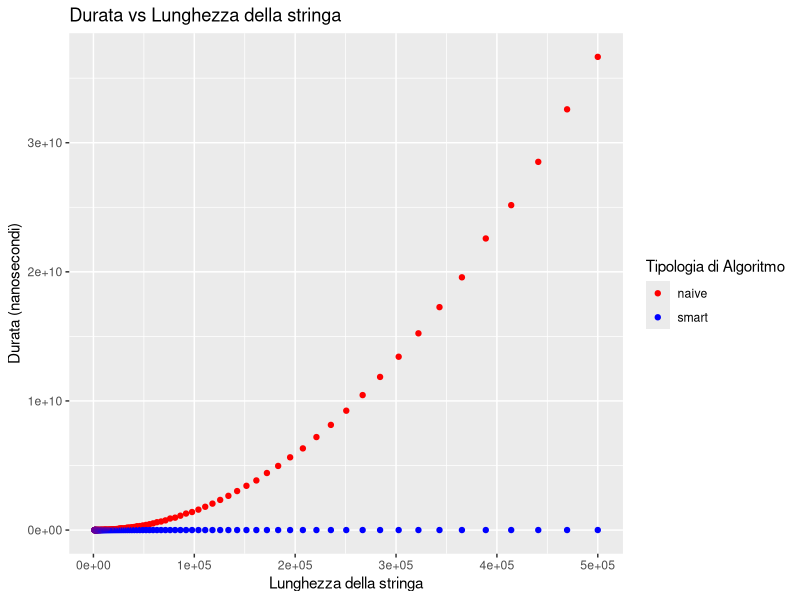
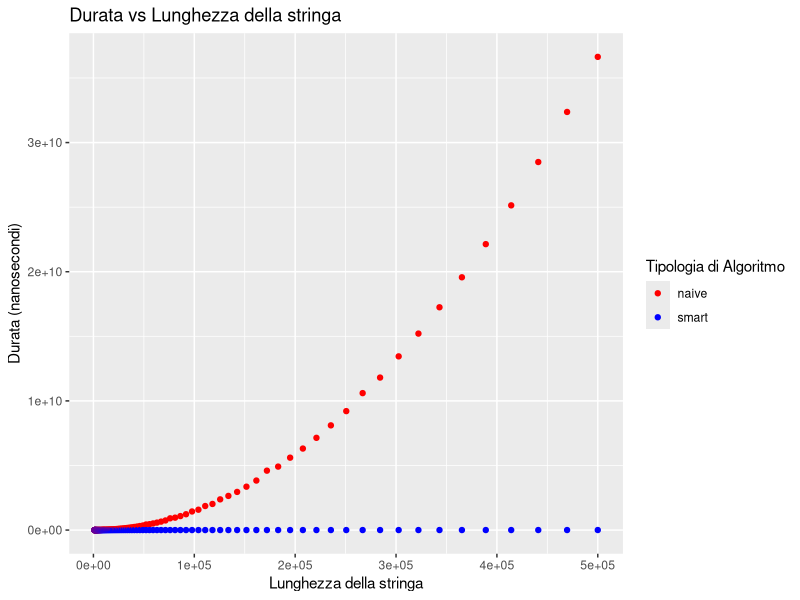
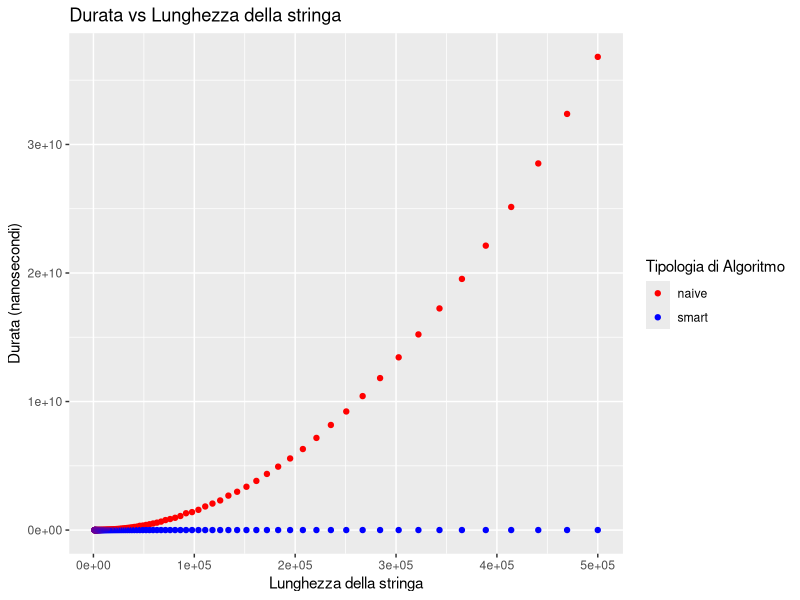
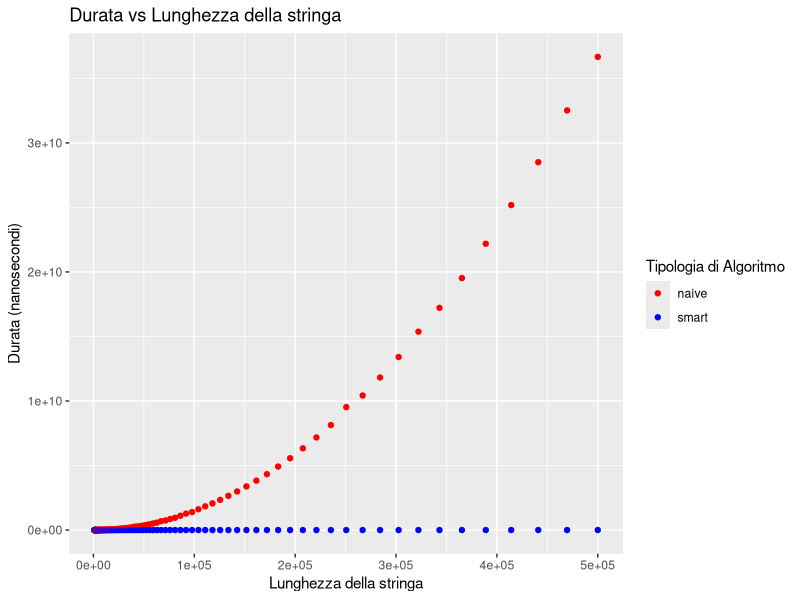
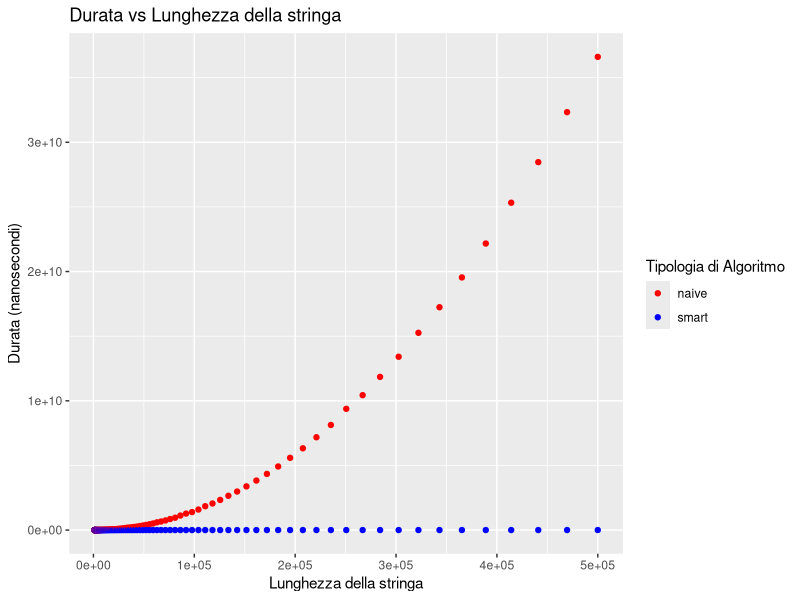
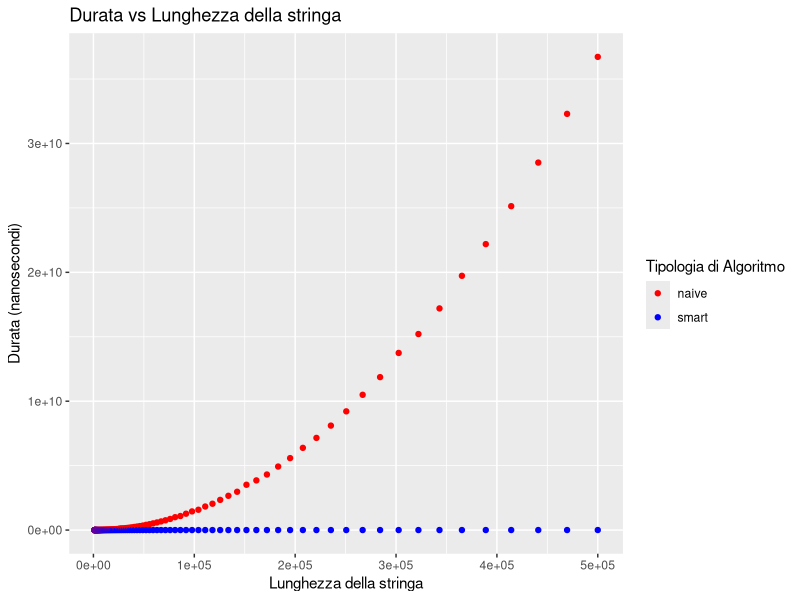
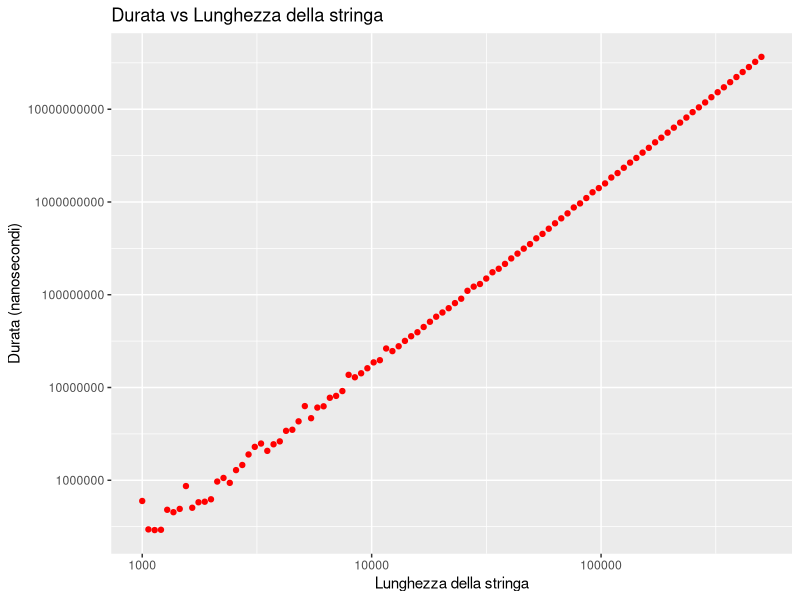
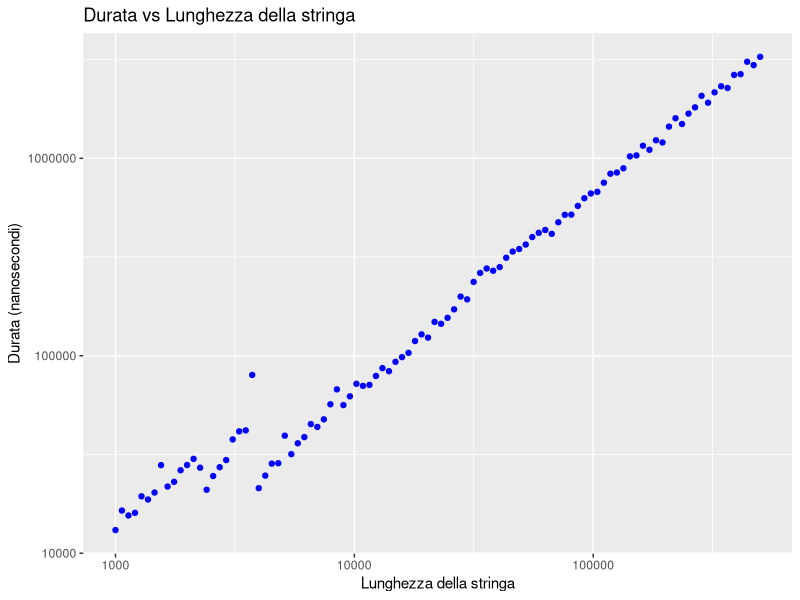

Write R code to recreate these figures, in order.
## ---- chunk 1
knitr::opts_chunk$set(echo = TRUE)
## ---- chunk 2
##
## raccolta di funzioni utili
##

library(ggplot2)
library(dplyr)
library(gridExtra)
results <-read.csv("results2.csv")

plotrun<-function(idRun){
  
  runDataSet= filter(results,Run == idRun)
  
  # Creazione del grafico a pallini
  ggplot(runDataSet, 
         aes(x = String.Length, 
             y = Duration, 
             color = Algorithm.Type)) +
    
    geom_point() +
    
    scale_color_manual(values = c("naive" = "red", 
                                  "smart" = "blue")) +
    
    labs(title = "Durata vs Lunghezza della stringa",
         x= "Lunghezza della stringa",
         y="Durata (nanosecondi)",
         color = "Tipologia di Algoritmo")
  
}
#####

average <-function(algo){
  # Filtra i risultati per l'algoritmo "naive"
  algo_results <- results %>%
    filter(Algorithm.Type == algo)
  
  # Imposta l'opzione per la notazione esponenziale
  options(scipen = 999)
  
  # Raggruppa per lunghezza della stringa e calcola la media della durata
  average_duration_by_length <- algo_results %>%
    group_by(String.Length) %>%
    summarise(avg_duration = mean(Duration))
  
  return (average_duration_by_length)
}
#####

# Definizione della funzione per il plot delle prime 20 righe
plot_first_30 <- function(data, point_color) {
  # Prende solo le prime 20 righe
  subset_data <- head(data, 30)
  
  # Creazione del grafico
  ggplot(subset_data, aes(x = String.Length, y = avg_duration)) +
    geom_point(color = point_color) +
    labs(title = "Primi 30 dati: Durata media vs Lunghezza della stringa",
         x = "Lunghezza della stringa",
         y = "Durata media")
}

## ---- chunk 3
##
## plot delle di raccolta dati eseguite
##
plotrun(1)
plotrun(2)
plotrun(3)
plotrun(4)
plotrun(5)
plotrun(6)

## ---- chunk 4
naive <- average("naive")
smart <- average("smart")
summary(naive)
summary(smart)


# Creazione del grafico a pallini
ggplot(naive, 
       aes(x = String.Length, 
           y = avg_duration 
       )) +
  
  geom_point(color='red') +
  
  scale_x_log10() +  # Scala logaritmica sull'asse x
  scale_y_log10() +  # Scala logaritmica sull'asse y
  
  labs(title = "Durata vs Lunghezza della stringa",
       x= "Lunghezza della stringa",
       y="Durata (nanosecondi)"
  )

# Creazione del grafico a pallini
ggplot(smart, 
       aes(x = String.Length, 
           y = avg_duration 
       )) +
  scale_x_log10() +  # Scala logaritmica sull'asse x
  scale_y_log10() +  # Scala logaritmica sull'asse y
  
  geom_point(color='blue') +
  
  
  labs(title = "Durata vs Lunghezza della stringa",
       x= "Lunghezza della stringa",
       y="Durata (nanosecondi)",
  )
## ---- chunk 5
##
## display dei primi 20 elementi
##
plot_first_30(naive, "red")
plot_first_30(smart, "blue")


## ---- chunk 6
delta_time <- data.frame(
  String.Length = naive$String.Length,  # Copia la colonna String.Length da naive
  naive_avg_duration= naive$avg_duration,
  smart_avg_duration= smart$avg_duration,
  avg_delta_duration = naive$avg_duration - smart$avg_duration,  # Calcola la differenza delle durate
  avg_delta_duration_millis = (naive$avg_duration - smart$avg_duration)/ 100000  # millisecondi
)

summary(delta_time)

# Indici delle righe desiderate
indices <- c(1, 10, 20, 30, 40, 50, 60, 70, 80, 90, 100)

# Seleziona le righe dal dataframe delta_time
selected_rows <- delta_time[indices, ]
print(selected_rows)

## ---- chunk 7
library(dplyr)

# Raggruppa il dataframe in intervalli di dimensione 10
delta_time_grouped <- delta_time %>%
  mutate(Group = ceiling(row_number() / 5)) %>%
  group_by(Group) %>%
  summarize(
    String.Length = paste(first(String.Length), last(String.Length), sep = "-"),
    
    naive_avg_duration= mean(naive$avg_duration[Group]),
    smart_avg_duration= mean(smart$avg_duration[Group]),
    
    avg_delta_duration = mean(avg_delta_duration),
    avg_delta_duration_millis = mean(avg_delta_duration_millis)
  )

print(delta_time_grouped)


